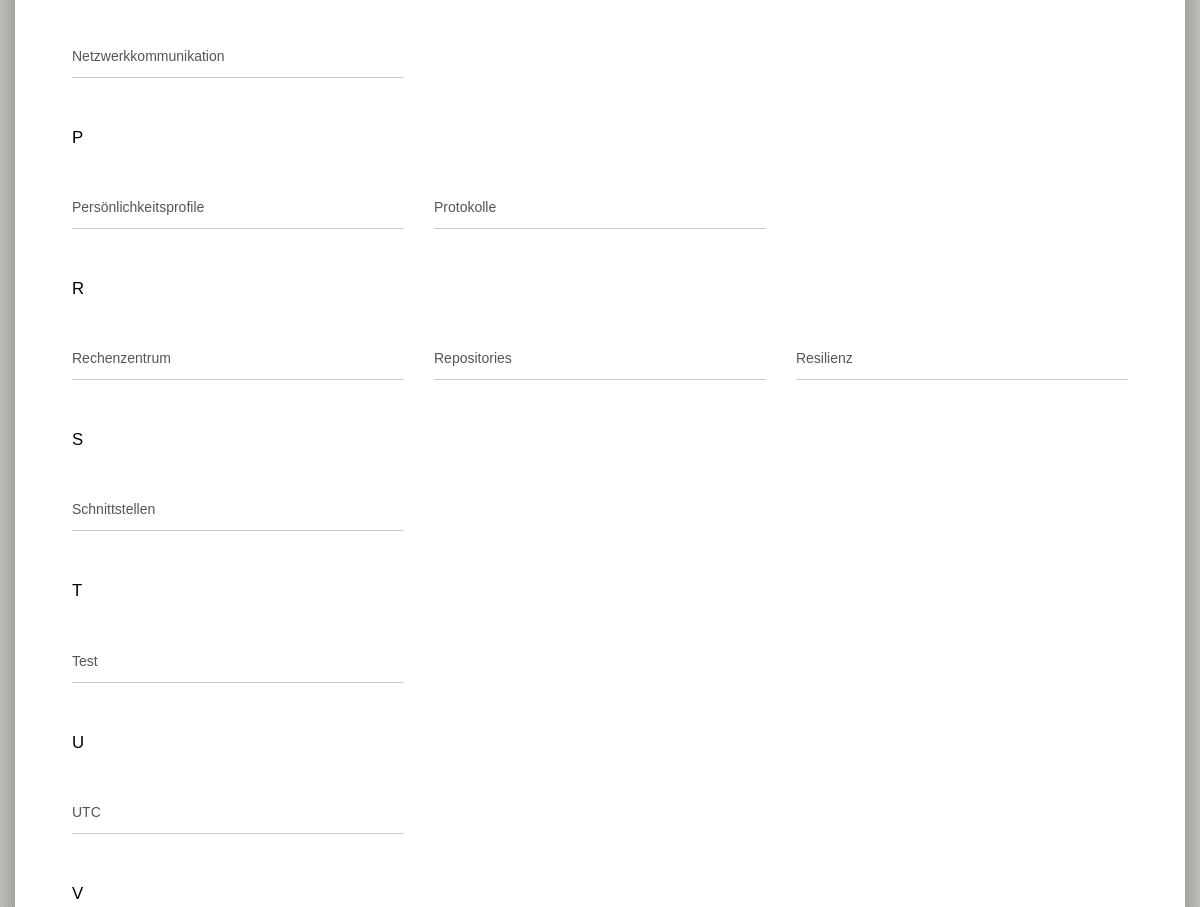
The app's page /stichworte/ (middle part), older data.
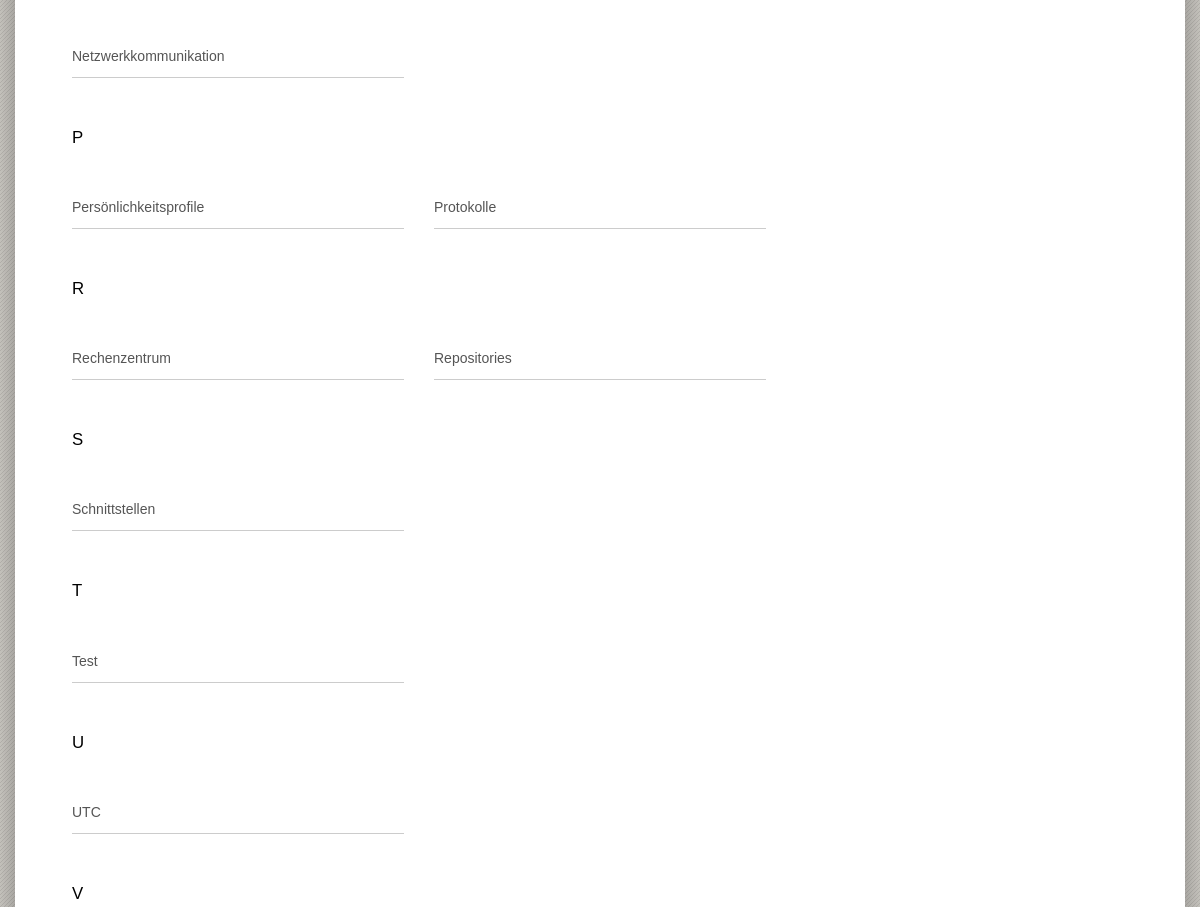
The same page, newer data.
### stichworte/models.py (models this page shows, shortened)
class Stichwort(models.Model):
    stichwort = models.CharField(max_length=50, primary_key=True)
    class Meta:
        verbose_name_plural="Stichworte"

### stichworte/views.py (the view)
# urls.py: path('', views.stichwort_list, name='stichworte_list'),
def stichwort_list(request):
    qs = Stichwort.objects.order_by(Lower('stichwort'))
    stichworte = {k: [o.stichwort for o in g] for k,g in groupby (qs, key=lambda o: o.stichwort[0].upper())}
    return render(request, 'stichworte/stichwort_list.html', {'stichworte': stichworte})

### stichworte/templates/stichworte/stichwort_list.html (shortened to what this page needs)
{% extends "base.html" %}
{% block content %}
<div class="container-fluid">
  {% for Anfang, Worte in stichworte.items %}
  <div class="row mb-4">
    <div class="col-md-12">
      <h2 class="h3" id="{{ Anfang }}">{{ Anfang }}</h2>
    </div>
  </div>
  <div class="row mb-4">
    {% for Wort in Worte %}
    <div class="col-md-4 mb-2">
      <a href="{% url 'stichwort_detail' stichwort=Wort %}"
         class="list-group-item list-group-item-action">
        {{ Wort }}
      </a>
    </div>
    {% endfor %}
  </div>
  {% endfor %}
</div>
{% endblock %}

Row changes from the older to the newer data that the page shows:
removed Stichwort: Worte "Resilienz"
